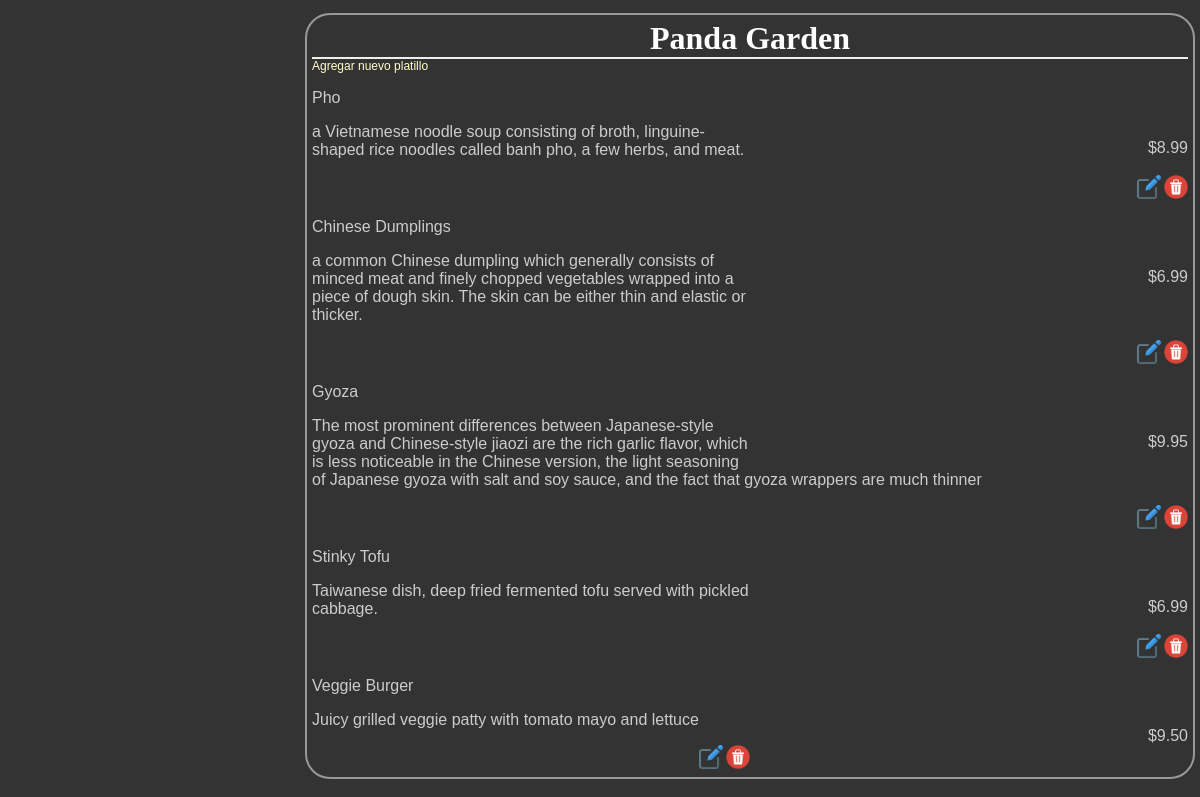
/restaurants/3/, run on an earlier commit of the app's database.
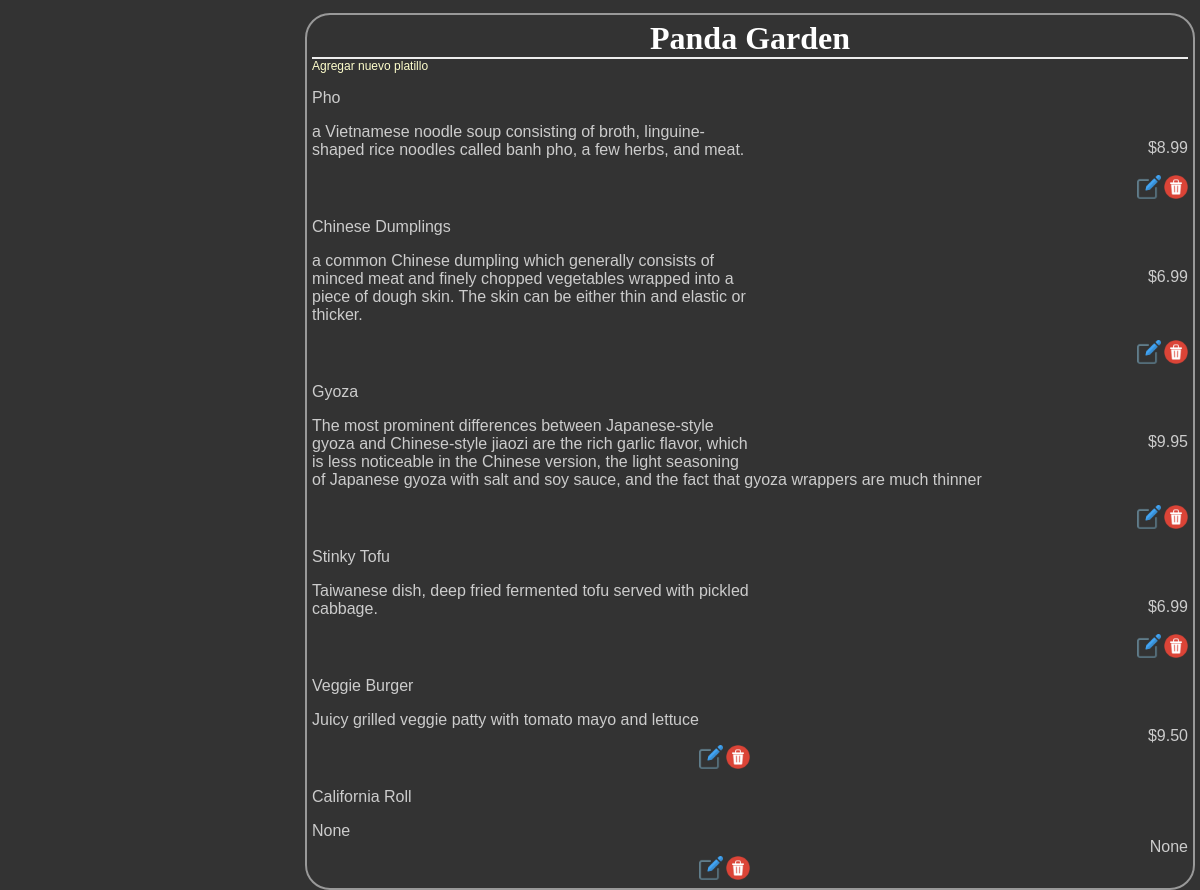
And on a later commit of the database.
### database_setup.py (models this page shows)
class Base(DeclarativeBase):
    pass

class Restaurant(Base):
    __tablename__ = 'restaurant'
    id: Mapped[int] = mapped_column(primary_key=True)
    name: Mapped[str] = mapped_column(String(250), nullable=False)
    items: Mapped[list["MenuItem"]] = relationship(back_populates="restaurant")

class MenuItem(Base):
    __tablename__ = 'menu_item'
    id: Mapped[int] = mapped_column(primary_key=True)
    name: Mapped[str] = mapped_column(String(80), nullable=False)
    description: Mapped[str] = mapped_column(String(250), nullable=True)
    price: Mapped[str] = mapped_column(String(8), nullable=True)
    course: Mapped[str] = mapped_column(String(250), nullable=True)
    restaurant_id: Mapped[int] = mapped_column(ForeignKey('restaurant.id'))
    restaurant: Mapped["Restaurant"] = relationship(back_populates="items")

### project.py (the view)
@app.route('/restaurants/<int:restID>/')
def restaurantMenu(restID):
    restaurant = session.query(Restaurant).filter_by(id=restID).one()
    menuItems = session.query(MenuItem).filter_by(restaurant_id=restID)
    return render_template('menu.html', restaurant=restaurant, items=menuItems)

### templates/menu.html
<html>
    <head>
        <link rel=stylesheet type=text/css href="{{url_for('static', filename='styles.css')}}">
    </head>
<body>
	<div class = 'pane'>
		<div class = 'header'>
            <h1>{{restaurant.name}}</h1>
        </div>
        <a href = '{{ url_for('newMenuItem', restID = restaurant.id) }}'>Agregar nuevo platillo</a>
        {% for i in items %}
            <div class = 'nameAndPrice'>
                <span class = 'name'><p>{{i.name}}</p></span>
                <span class = 'price'><p>{{i.price}}</p></span>
            </div>
            <div class = 'description'>
		        <p>{{i.description}}</p>
	        </div>
            <div class = "editdeletepane">
                <a href="{{ url_for('editMenuItem', restID=restaurant.id, menuID=i.id) }}">
                        <img src="{{ url_for('static', filename='img/edit.png') }}" alt="Editar" title="Editar platillo" width="24" height="24">
                </a>
                <a href="{{ url_for('deleteMenuItem', restID=restaurant.id, menuID=i.id) }}">
                        <img src="{{ url_for('static', filename='img/delete.png') }}" alt="Eliminar" title="Eliminar platillo" width="24" height="24">
                </a>
            </div>
        {% endfor %}
    </div>
</body>
</html>

### static/styles.css (style rules this page uses)
body { font-family: sans-serif; background-color: #333333 }
h1, h2, h3, h4 { color: #ffffff; }
h1, h2 { font-family: 'georgia', serif; margin: 0; }
h1 { border-bottom: 2px solid #eee; }
p, dd, dt { color: #cccccc; }
a { text-decoration: none; color: #ffffcc; font-size: .75em; }
.pane { position: absolute; left: 25%; border: 2px solid; border-radius: 25px; padding: 5px; margin: 5px; border-color: #999999; background-color: #333333 }
.header { left: 50%; text-align: center; }
.price { text-align: right; width: 50%; float: right; }
.editdeletepane { text-align: right; }

What changed in the data, as far as the page shows it:
added MenuItem: name "California Roll", price "None", description "None"
